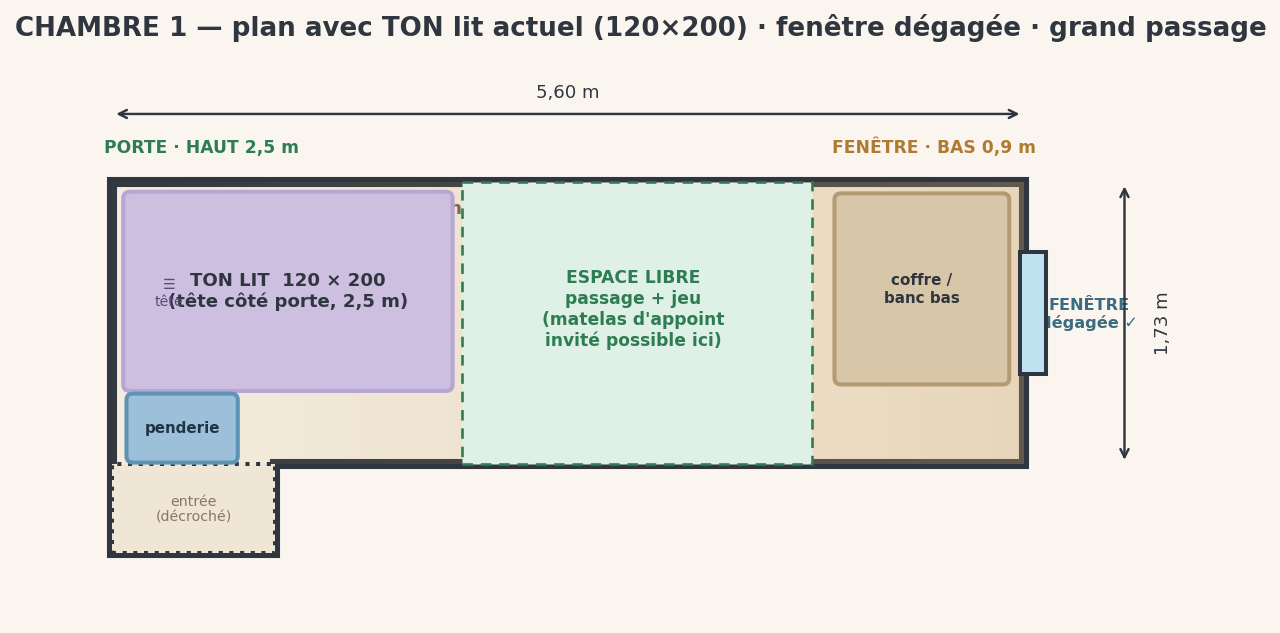

Reproduce this figure in Python.
#!/usr/bin/env python3
"""Chambre 1 - plan avec le LIT ACTUEL 120x200 (pas de nouveau lit).
Pente dans la longueur: porte=HAUT 2.5m, fenetre=BAS 0.9m.
Lit tete cote porte. Reste de la piece = passage + appoint invite. Fenetre degagee."""
import matplotlib
matplotlib.use("Agg")
import matplotlib.pyplot as plt
from matplotlib.patches import Polygon, Rectangle, FancyBboxPatch

C={"floor":"#f6efe2","wall":"#2f3640","win":"#bfe3f0","bed":"#cdbfe0",
   "bedf":"#b7a6d4","ward":"#9cc0d9","bench":"#d8c6a8","ok":"#2e7d52","ink":"#2f3640"}
W,L=1.73,5.6
fig,ax=plt.subplots(figsize=(14,5.0)); fig.patch.set_facecolor("#faf6ef"); ax.set_facecolor("#faf6ef")

outline=[(0,0),(0,W),(L,W),(L,0),(1.0,0),(1.0,-0.55),(0,-0.55)]
ax.add_patch(Polygon(outline,closed=True,facecolor=C["floor"],edgecolor=C["wall"],lw=5,zorder=2))
# degrade plafond haut(gauche)->bas(droite)
for i in range(60):
    ax.add_patch(Rectangle((L*i/60,0),L/60,W,facecolor="#caa46a",
                 alpha=(0.05+0.5*(i/60))*0.6,edgecolor="none",zorder=2.3))
ax.text(0.55,W+0.18,"PORTE · HAUT 2,5 m",ha="center",fontsize=8.5,color=C["ok"],fontweight="bold")
ax.text(L-0.55,W+0.18,"FENÊTRE · BAS 0,9 m",ha="center",fontsize=8.5,color="#b07a31",fontweight="bold")
ax.annotate("le plafond descend  ▶",xy=(L-1.4,W-0.16),xytext=(1.6,W-0.16),fontsize=9,
            color="#7a6a4f",fontweight="bold",arrowprops=dict(arrowstyle="->",color="#7a6a4f",lw=1.5),va="center")

def bloc(x,y,w,h_,fc,ec,label,fs=8,tc="#2f3640",lw=2,z=5,ls="solid"):
    ax.add_patch(FancyBboxPatch((x,y),w,h_,boxstyle="round,pad=0.012,rounding_size=0.04",
                 facecolor=fc,edgecolor=ec,lw=lw,zorder=z,linestyle=ls))
    ax.text(x+w/2,y+h_/2,label,ha="center",va="center",fontsize=fs,color=tc,fontweight="bold",zorder=z+1)

# LIT 120x200 tete cote porte, contre le mur du haut
bloc(0.08,0.46,2.00,1.20,C["bed"],C["bedf"],"TON LIT  120 × 200\n(tête côté porte, 2,5 m)",fs=9,z=6)
ax.text(0.35,1.05,"☰\ntête",ha="center",va="center",fontsize=7,color="#5b4b78",zorder=7)
# penderie coin haut porte (bas-gauche, plafond 2.5)
bloc(0.10,0.02,0.66,0.40,C["ward"],"#5f93b3","penderie",fs=7.5,tc="#234",z=6)
# coffre bas sous fenetre (NE bloque pas)
bloc(4.45,0.50,1.05,1.15,C["bench"],"#b39a72","coffre /\nbanc bas",fs=7.5,z=5)
# zone libre / passage / appoint invite
ax.add_patch(Rectangle((2.15,0.0),2.15,W,facecolor="#dff0e6",edgecolor=C["ok"],lw=1.3,ls=(0,(4,3)),zorder=3))
ax.text(3.2,0.95,"ESPACE LIBRE\npassage + jeu\n(matelas d'appoint\ninvité possible ici)",
        ha="center",va="center",fontsize=8.5,color=C["ok"],fontweight="bold",zorder=7)
# fenetre degagee
ax.add_patch(Rectangle((L-0.02,0.55),0.16,0.75,facecolor=C["win"],edgecolor=C["wall"],lw=2,zorder=7))
ax.text(L+0.40,0.92,"FENÊTRE\ndégagée ✓",ha="center",va="center",fontsize=8,color="#3a6b80",fontweight="bold")
# entree decroche
ax.add_patch(Rectangle((0,-0.55),1.0,0.55,facecolor="#efe6d6",edgecolor=C["wall"],lw=2,ls=":",zorder=3))
ax.text(0.5,-0.28,"entrée\n(décroché)",ha="center",va="center",fontsize=7,color="#8a7860",zorder=4)
# cotes
ax.annotate("",xy=(0,W+0.42),xytext=(L,W+0.42),arrowprops=dict(arrowstyle="<->",color=C["ink"],lw=1.2))
ax.text(L/2,W+0.52,"5,60 m",ha="center",fontsize=9,color=C["ink"])
ax.annotate("",xy=(L+0.62,0),xytext=(L+0.62,W),arrowprops=dict(arrowstyle="<->",color=C["ink"],lw=1.2))
ax.text(L+0.80,W/2,"1,73 m",rotation=90,va="center",fontsize=9,color=C["ink"])

ax.set_xlim(-0.6,L+1.25); ax.set_ylim(-0.95,W+0.75); ax.set_aspect("equal"); ax.axis("off")
ax.set_title("CHAMBRE 1 — plan avec TON lit actuel (120×200) · fenêtre dégagée · grand passage",
             fontsize=13,fontweight="bold",color=C["ink"],loc="left",pad=12)
plt.savefig("/home/user/ella-caisse/chambre_design/plan_lit_actuel.png",dpi=145,facecolor="#faf6ef",bbox_inches="tight")
print("OK plan_lit_actuel.png")
